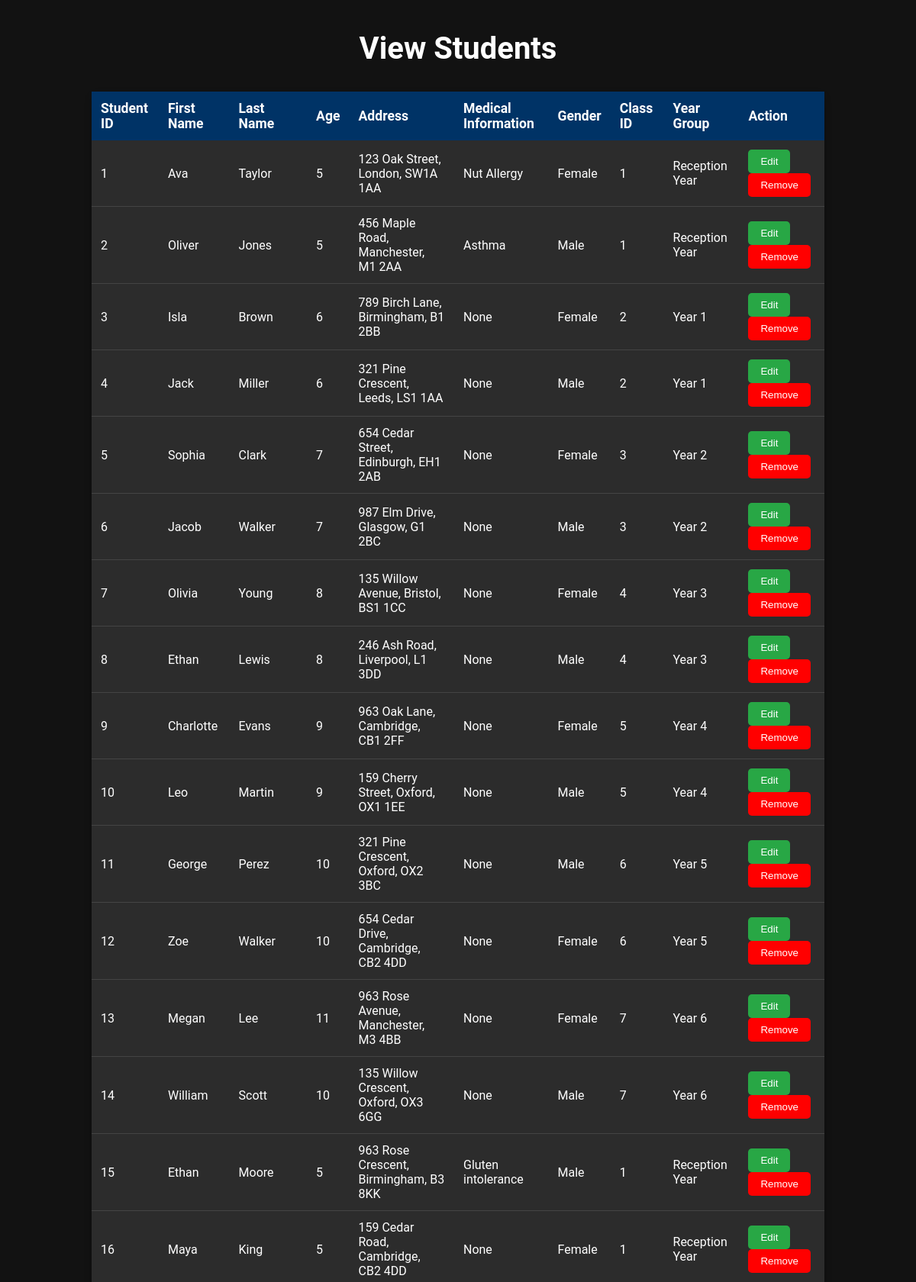
Screenshot of /schoolDB/view_students.php (upper part) with the database file from the repository.
### tables this page shows
CREATE TABLE `student` (
  `student_id` int(11) NOT NULL,
  `class_id` int(11) DEFAULT NULL,
  `first_name` varchar(100) DEFAULT NULL,
  `last_name` varchar(100) DEFAULT NULL,
  `age` int(11) DEFAULT NULL,
  `address` text DEFAULT NULL,
  `medical_information` text DEFAULT NULL,
  `gender` enum('Male','Female') DEFAULT NULL
);

CREATE TABLE `class` (
  `class_id` int(11) NOT NULL,
  `teacher_id` int(11) DEFAULT NULL,
  `year_group` varchar(50) DEFAULT NULL
);

### schoolDB/view_students.php (the view, shortened to what this page needs)
<?php
include 'db_connect.php';
$query = "SELECT student.student_id, student.first_name, student.last_name, student.age,
                 student.address, student.medical_information, student.gender, class.class_id, class.year_group
          FROM student
          LEFT JOIN class ON student.class_id = class.class_id";
$result = $conn->query($query);
?>
<!DOCTYPE html>
<html lang="en">
<head>
</head>
<body>
    <div class="container">
        <h2>View Students</h2>
        <table>
            <tr>
                <th>Student ID</th>
                <th>First Name</th>
                <th>Last Name</th>
                <th>Age</th>
                <th>Address</th>
                <th>Medical Information</th>
                <th>Gender</th>
                <th>Class ID</th>
                <th>Year Group</th>
                <th>Action</th>
            </tr>
            <?php
            if ($result->num_rows > 0) {
                while ($row = $result->fetch_assoc()) {
                    echo "<tr>
                            <td>" . $row['student_id'] . "</td>
                            <td>" . $row['first_name'] . "</td>
                            <td>" . $row['last_name'] . "</td>
                            <td>" . $row['age'] . "</td>
                            <td>" . $row['address'] . "</td>
                            <td>" . $row['medical_information'] . "</td>
                            <td>" . $row['gender'] . "</td>
                            <td>" . ($row['class_id'] ? $row['class_id'] : 'Not Assigned') . "</td>
                            <td>" . ($row['year_group'] ? $row['year_group'] : 'Not Assigned') . "</td>
                            <td>
                                <a href='edit_student.php?student_id=" . $row['student_id'] . "'>
                                    <button class='delete-btn' style='background-color: #28a745;'>Edit</button>
                                </a>
                                <a href='view_students.php?delete_id=" . $row['student_id'] . "' onclick='return confirm(\"Are you sure you want to remove this student?\")'>
                                    <button class='delete-btn'>Remove</button>
                                </a>
                            </td>
                        </tr>";
                }
            } else {
                echo "<tr><td colspan='10' class='no-data'>No students found</td></tr>";
            }
            ?>
        </table>
    </div>
</body>
</html>

### schoolDB/view_students.php (style rules this page uses)
body { font-family: 'Roboto', sans-serif; background-color: #121212; color: white; margin: 0; padding: 0; }
h2 { color: white; text-align: center; font-size: 2.5rem; margin-top: 20px; }
.container { width: 80%; margin: auto; padding: 20px; }
table { width: 100%; margin-top: 20px; border-collapse: collapse; background: linear-gradient(145deg, #1f1f1f, #333333); border-radius: 10px; box-shadow: 0 4px 10px rgba(0, 0, 0, 0.3); }
th, td { padding: 12px; text-align: left; color: white; }
th { background-color: #003366; font-size: 1.1rem; }
td { background-color: #2c2c2c; border-bottom: 1px solid #444; }
td a { color: #FF4081; text-decoration: none; }
.delete-btn { background-color:rgb(255, 0, 0); color: white; border: none; padding: 8px 16px; border-radius: 5px; cursor: pointer; transition: background-color 0.3s ease, transform 0.3s ease; }

### rows the page displays
student: student_id "1", first_name "Ava", last_name "Taylor", age "5", address "123 Oak Street, London, SW1A 1AA", medical_information "Nut Allergy", gender "Female", class.class_id "1", class.year_group "Reception Year"
student: student_id "2", first_name "Oliver", last_name "Jones", age "5", address "456 Maple Road, Manchester, M1 2AA", medical_information "Asthma", gender "Male", class.class_id "1", class.year_group "Reception Year"
student: student_id "3", first_name "Isla", last_name "Brown", age "6", address "789 Birch Lane, Birmingham, B1 2BB", medical_information "None", gender "Female", class.class_id "2", class.year_group "Year 1"
student: student_id "4", first_name "Jack", last_name "Miller", age "6", address "321 Pine Crescent, Leeds, LS1 1AA", medical_information "None", gender "Male", class.class_id "2", class.year_group "Year 1"
student: student_id "5", first_name "Sophia", last_name "Clark", age "7", address "654 Cedar Street, Edinburgh, EH1 2AB", medical_information "None", gender "Female", class.class_id "3", class.year_group "Year 2"
student: student_id "6", first_name "Jacob", last_name "Walker", age "7", address "987 Elm Drive, Glasgow, G1 2BC", medical_information "None", gender "Male", class.class_id "3", class.year_group "Year 2"
student: student_id "7", first_name "Olivia", last_name "Young", age "8", address "135 Willow Avenue, Bristol, BS1 1CC", medical_information "None", gender "Female", class.class_id "4", class.year_group "Year 3"
student: student_id "8", first_name "Ethan", last_name "Lewis", age "8", address "246 Ash Road, Liverpool, L1 3DD", medical_information "None", gender "Male", class.class_id "4", class.year_group "Year 3"
student: student_id "9", first_name "Charlotte", last_name "Evans", age "9", address "963 Oak Lane, Cambridge, CB1 2FF", medical_information "None", gender "Female", class.class_id "5", class.year_group "Year 4"
student: student_id "10", first_name "Leo", last_name "Martin", age "9", address "159 Cherry Street, Oxford, OX1 1EE", medical_information "None", gender "Male", class.class_id "5", class.year_group "Year 4"
student: student_id "11", first_name "George", last_name "Perez", age "10", address "321 Pine Crescent, Oxford, OX2 3BC", medical_information "None", gender "Male", class.class_id "6", class.year_group "Year 5"
student: student_id "12", first_name "Zoe", last_name "Walker", age "10", address "654 Cedar Drive, Cambridge, CB2 4DD", medical_information "None", gender "Female", class.class_id "6", class.year_group "Year 5"
student: student_id "13", first_name "Megan", last_name "Lee", age "11", address "963 Rose Avenue, Manchester, M3 4BB", medical_information "None", gender "Female", class.class_id "7", class.year_group "Year 6"
student: student_id "14", first_name "William", last_name "Scott", age "10", address "135 Willow Crescent, Oxford, OX3 6GG", medical_information "None", gender "Male", class.class_id "7", class.year_group "Year 6"
student: student_id "15", first_name "Ethan", last_name "Moore", age "5", address "963 Rose Crescent, Birmingham, B3 8KK", medical_information "Gluten intolerance", gender "Male", class.class_id "1", class.year_group "Reception Year"
student: student_id "16", first_name "Maya", last_name "King", age "5", address "159 Cedar Road, Cambridge, CB2 4DD", medical_information "None", gender "Female", class.class_id "1", class.year_group "Reception Year"
